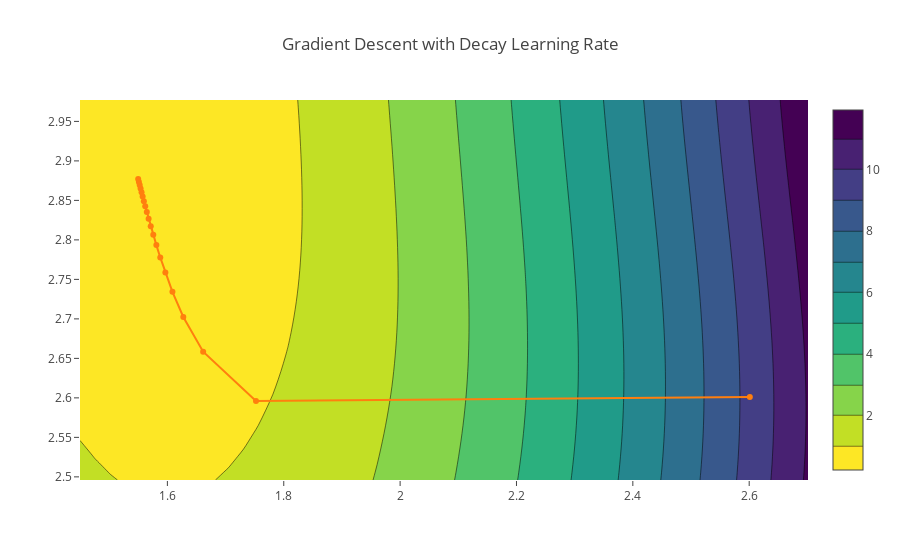

The notebook cell this image was saved under:
### Code cell
## Run me
contour_plot('Gradient Descent with Decay Learning Rate', ts_decay, l2_loss, sin_model, x, y)
